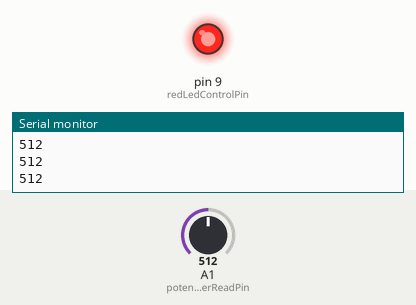
This sketch was run on a simulated Arduino Uno, built with avr-gcc and run on an emulated ATmega328P. Parts: output pins drawn as LEDs (lit = HIGH), the last lines printed to the serial monitor. Inputs (shaded band) come from the test bench; at power-on: A1 (potentiometerReadPin) = 512.

Above: at 1.2 s.
1.3 s: A1 (potentiometerReadPin) set to 315
2.8 s: A1 (potentiometerReadPin) set to 287
At 4.0 s:
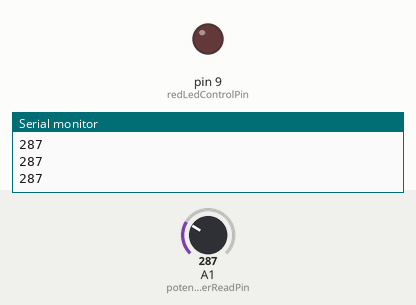
4.3 s: A1 (potentiometerReadPin) set to 306
At 5.1 s:
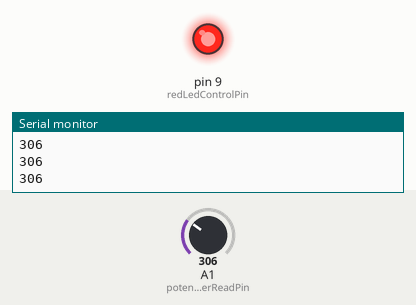
5.8 s: A1 (potentiometerReadPin) set to 290
At 6.3 s:
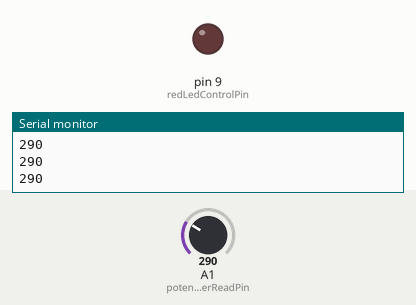
Timing chart, 0 to 8.3 s (numbered marks = the images above; inputs shaded):
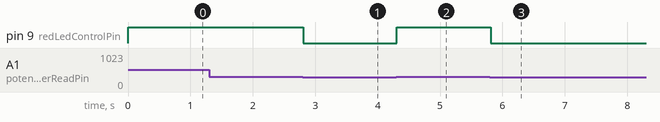

The sketch:

Arduino-Tutorial-17-Understanding-Arduino-While-Loops.ino
```cpp
// Arduino Tutorial 17: Understanding While Loops
int potentiometerReading = 0;
int redLedControlPin = 9;
int potentiometerReadPin = A1;
int delayTiem = 500;

void setup() {
  // put your setup code here, to run once:
  pinMode(redLedControlPin, OUTPUT);
  pinMode(potentiometerReadPin, INPUT);
  Serial.begin(9600);


}

void loop() {
  potentiometerReading = analogRead(potentiometerReadPin);
  Serial.println(potentiometerReading);
  while(potentiometerReading > 300)
  {
    digitalWrite(redLedControlPin, HIGH);
    potentiometerReading = analogRead(potentiometerReadPin);
    Serial.println(potentiometerReading);
  }

    digitalWrite(redLedControlPin, LOW);
  // put your main code here, to run repeatedly:

}
```

Measured:
- the behaviour switches between 301 and 300 on A1 (potentiometerReadPin) (found by bisection; images 0 and 1)
- after the input at 2.8 s, pin 9 (redLedControlPin): HIGH → LOW at once
- after the input at 4.3 s, pin 9 (redLedControlPin): LOW → HIGH at once
- after the input at 5.8 s, pin 9 (redLedControlPin): HIGH → LOW at once
